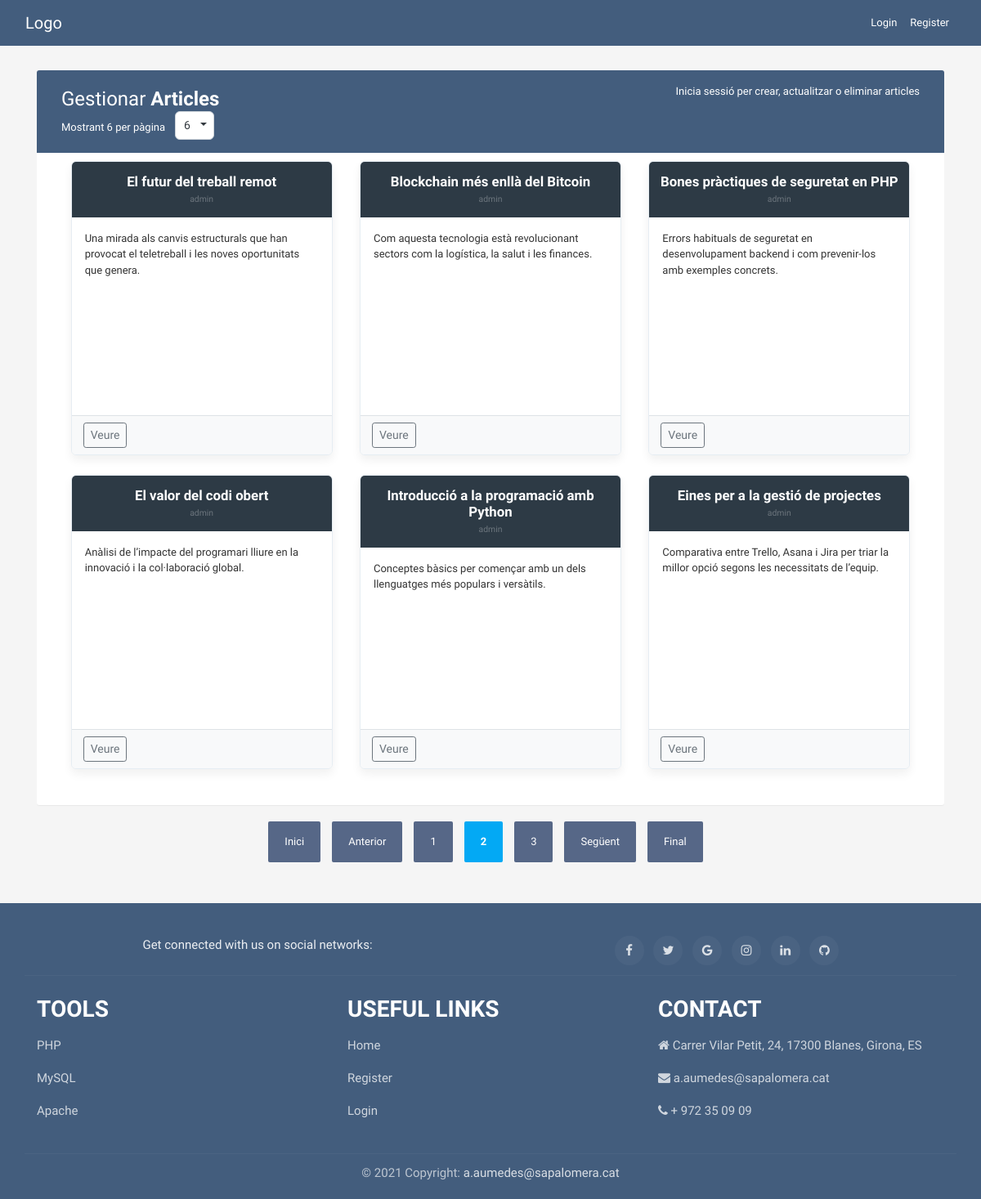
The app's page /?action=menu&per_page=6&page=2 with its own data.
### tables this page shows
CREATE TABLE `articles` (
  `id` int(11) NOT NULL,
  `user_id` int(11) DEFAULT NULL,
  `titol` varchar(255) NOT NULL,
  `cos` text NOT NULL,
  `data_creacio` timestamp NOT NULL DEFAULT current_timestamp(),
  `data_modificacio` timestamp NOT NULL DEFAULT current_timestamp() ON UPDATE current_timestamp()
);

CREATE TABLE IF NOT EXISTS `users` (
  `user_id` INT(11) NOT NULL AUTO_INCREMENT,
  `username` VARCHAR(100) NOT NULL,
  `email` VARCHAR(255) NOT NULL UNIQUE,
  `password_hash` VARCHAR(255) NOT NULL,
  `active` TINYINT(1) NOT NULL DEFAULT 1,
  `created_at` TIMESTAMP NOT NULL DEFAULT CURRENT_TIMESTAMP,
  PRIMARY KEY (`user_id`)
);

### public/index.php (called while the page is built, shortened)
<?php
require_once __DIR__ . '/../app/controlador/ArticleController.php';
$controller = new ArticleController();
$controller->handleRequest();
?>

### app/model/components/auth.php (called while the page is built, shortened)
<?php
function isLoggedIn(): bool {
    return false;
}

### app/model/database/database.php (called while the page is built, shortened)
<?php
class Database {
    private $host = '127.0.0.1';
    private $dbname = 'pt04_arnau_aumedes';
    private $username = 'root';
    private $password = '';
    private $charset = 'utf8mb4';
    private $pdo;
    private function connect() {
        $dsn = "mysql:host={$this->host};dbname={$this->dbname};charset={$this->charset}";
        $options = [
            PDO::ATTR_ERRMODE            => PDO::ERRMODE_EXCEPTION,
            PDO::ATTR_DEFAULT_FETCH_MODE => PDO::FETCH_ASSOC,
            PDO::ATTR_EMULATE_PREPARES   => false,
        ];
        try {
            $this->pdo = new PDO($dsn, $this->username, $this->password, $options);
        } catch (PDOException $e) {
            die('Error de connexió: ' . $e->getMessage());
        }
    }
    public function getConnection() {
        return $this->pdo;
    }
}
?>

### app/model/dao/ArticleDAO.php (called while the page is built, shortened)
<?php
require_once __DIR__ . '/../entities/Article.php';
class ArticleDAO extends Article
{
    private $db;
    public function __construct(PDO $db)
    {
        $this->db = $db;
    }
    public function countAll()
    {
        $stmt = $this->db->query("SELECT COUNT(*) FROM articles");
        return $stmt->fetchColumn();
    }
    public function findPage($limit, $offset)
    {
        $stmt = $this->db->prepare("SELECT a.*, u.username AS author_username FROM articles a LEFT JOIN users u ON a.user_id = u.user_id ORDER BY a.id ASC LIMIT :limit OFFSET :offset");
        $stmt->bindValue(':limit', (int)$limit, PDO::PARAM_INT);
        $stmt->bindValue(':offset', (int)$offset, PDO::PARAM_INT);
        $stmt->execute();
        $rows = $stmt->fetchAll(PDO::FETCH_ASSOC);
        $articles = [];
        foreach ($rows as $row) {
            $article = new Article($row['user_id'], $row['titol'], $row['cos']);
            $article->setId($row['id']);
            if (isset($row['author_username'])) $article->setAuthorName($row['author_username']);
            $articles[] = $article;
        }
        return $articles;
    }
}
?>

### app/model/entities/Article.php (called while the page is built, shortened)
<?php
class Article
{
    public $id;
    private $author_name;
    private $titol;
    private $cos;
    public function __construct($user_id, $titol, $cos)
    {
        $this->titol = $titol;
        $this->cos = $cos;
        $this->author_name = null;
    }
    public function getId()
    {
        return $this->id;
    }
    public function getAuthorName()
    {
        return $this->author_name;
    }
    public function getTitol()
    {
        return $this->titol;
    }
    public function getCos()
    {
        return $this->cos;
    }
    public function setId($id)
    {
        $this->id = $id;
    }
    public function setAuthorName($name)
    {
        $this->author_name = $name;
    }
}
?>

### app/vista/menu.php (the view, shortened to what this page needs)
<!DOCTYPE html>
<html lang="ca">
<head>
    <link rel="stylesheet" href="https://stackpath.bootstrapcdn.com/bootstrap/4.5.0/css/bootstrap.min.css">
    <link rel="stylesheet" href="https://maxcdn.bootstrapcdn.com/font-awesome/4.7.0/css/font-awesome.min.css">
    <link rel="stylesheet" href="/practicas/Pràctica 03 - Paginació/public/css/style.css">
</head>
<body>
    <header>
        <?php
        require_once __DIR__ . '/../globals/header.php';
        ?>
    </header>
    <div class="container-xl">
        <div class="table-responsive">
            <div class="table-wrapper">
                <div class="table-title">
                    <div class="row">
                        <div class="col-sm-6">
                            <h2>Gestionar <b>Articles</b></h2>
                            <form id="perPageForm" method="GET" class="form-inline" style="display:inline-block;">
                                <div class="hint-text">Mostrant <?php echo isset($perPage) ? $perPage : 5; ?> per pàgina
                                </div>
                                <select name="per_page" id="per_page"
                                    onchange="document.getElementById('perPageForm').submit()">
                                    <?php
                                        $options = [1, 6, 12, 22];
                                        $currentPerPage = $perPage ?? 6;
                                        foreach ($options as $option) {
                                            $selected = ($option == $currentPerPage) ? 'selected' : '';
                                            echo "<option value=\"$option\" $selected>$option</option>";
                                        }
                                        ?>
                                </select>
                            </form>
                        </div>
                        <div class="col-sm-6">
                            <?php
                            require_once __DIR__ . '/../model/components/auth.php';
                            if (isLoggedIn()):
                            ?>
                                <a href="?action=create" data-toggle="tooltip" title="Crear" class="btn btn-success"><i
                                        class="material-icons">&#xE147;</i>
                                    <span>Crear</span></a>
                                <a href="?action=update" data-toggle="tooltip" title="Actualitzar Article"
                                   class="btn btn-warning"><i class="material-icons">&#xE254;</i>
                                    <span>Actualitzar</span></a>
                                <a href="/practicas/Pràctica 03 - Paginació/app/vista/delete.php" data-toggle="tooltip"
                                   title="Eliminar Article" class="btn btn-danger"><i class="material-icons">&#xE15C;</i>
                                    <span>Eliminar</span></a>
                            <?php else: ?>
                                <div class="text-right">
                                    <span class="text-white">Inicia sessió per crear, actualitzar o eliminar articles</span>
                                </div>
                            <?php endif; ?>
                        </div>
                    </div>
                </div>
                <div id="articles-list" class="container-fluid">
                    <?php if (isset($error_message)): ?>
                        <div class="alert alert-danger"><?php echo htmlspecialchars($error_message); ?></div>
                    <?php elseif (empty($articles)): ?>
                        <div class="alert alert-info">No hi ha articles per mostrar.</div>
                    <?php else: ?>
                        <div class="row">
                            <?php foreach ($articles as $article): ?>
                                <div class="col-12 col-md-6 col-lg-4 mb-4">
                                    <div class="article-card">
                                        <div class="article-card-header text-center">
                                            <h5 class="mb-1 article-title"><?php echo htmlspecialchars($article->getTitol()); ?></h5>
                                            <div class="article-meta small text-muted"><?php echo htmlspecialchars($article->getAuthorName() ?? $article->getUserId()); ?></div>
                                        </div>
                                        <div class="article-body p-3">
                                            <p class="mb-2 text-truncate-3"><?php echo nl2br(htmlspecialchars($article->getCos())); ?></p>
                                        </div>
                                        <div class="article-actions border-top p-2 d-flex justify-content-between">
                                            <div>
                                                <a href="?action=view&id=<?php echo urlencode($article->getId()); ?>" class="btn btn-sm btn-outline-secondary">Veure</a>
                                            </div>
                                        </div>
                                    </div>
                                </div>
                            <?php endforeach; ?>
                        </div>
                    <?php endif; ?>
                </div>
            </div>
            <div class="paginacion">
                <div id="pagination-controls" class="clearfix">
                    <ul class="pagination">
                        <?php
                        $currentPage = $currentPage ?? 1;
                        $totalPages = $totalPages ?? 1;
                        $perPage = $perPage ?? 6;
                        $prev = max(1, $currentPage - 1);
                        $next = min($totalPages, $currentPage + 1);
                        $baseParams = 'action=menu&per_page=' . $perPage;
                        $firstDisabled = ($currentPage <= 1) ? 'disabled' : '';
                        ?>
                        <li class="page-item <?php echo $firstDisabled; ?>">
                            <a class="page-link"
                                href="<?php echo ($currentPage > 1) ? '?' . $baseParams . '&page=1' : '#'; ?>">Inici</a>
                        </li>
                        <li class="page-item <?php echo ($currentPage <= 1) ? 'disabled' : ''; ?>">
                            <a class="page-link"
                                href="<?php echo ($currentPage > 1) ? '?' . $baseParams . '&page=' . $prev : '#'; ?>">Anterior</a>
                        </li>
                        <?php
                        $maxLinks = 5;
                        if ($totalPages <= $maxLinks) {
                            $start = 1;
                            $end = $totalPages;
                        }
                        for ($p = $start; $p <= $end; $p++) {
                            $active = ($p == $currentPage) ? 'active' : '';
                            echo '<li class="page-item ' . $active . '"><a class="page-link" href="' . (($p == $currentPage) ? '#' : '?' . $baseParams . '&page=' . $p) . '">' . $p . '</a></li>';
                        }
                        ?>
                        <li class="page-item <?php echo ($currentPage >= $totalPages) ? 'disabled' : ''; ?>">
                            <a class="page-link"
                                href="<?php echo ($currentPage < $totalPages) ? '?' . $baseParams . '&page=' . $next : '#'; ?>">Següent</a>
                        </li>
                        <li class="page-item <?php echo ($currentPage >= $totalPages) ? 'disabled' : ''; ?>">
                            <a class="page-link"
                                href="<?php echo ($currentPage < $totalPages) ? '?' . $baseParams . '&page=' . $totalPages : '#'; ?>">Final</a>
                        </li>
                    </ul>
                </div>
            </div>
        </div>
    </div>
</body>
<footer>
    <?php
    require_once __DIR__ . '/../globals/footer.php';
    ?>
</footer>
</html>

### public/css/style.css (style rules this page uses)
body { color: #566787; background: #f5f5f5; font-family: "Varela Round", sans-serif; font-size: 13px; }
.table-responsive { margin: 30px 0; }
.table-wrapper { background: #fff; padding: 20px 25px; border-radius: 3px; min-width: 1000px; box-shadow: 0 1px 1px rgba(0, 0, 0, 0.05); }
.table-title { padding-bottom: 15px; background: #435d7d; color: #fff; padding: 16px 30px; min-width: 100%; margin: -20px -25px 10px; border-radius: 3px 3px 0 0; }
.table-title h2 { margin: 5px 0 0; font-size: 24px; }
.pagination { float: right; margin: 0 0 5px; }
.pagination li a { border: none; font-size: 13px; min-width: 30px; min-height: 30px; color: #999; margin: 0 2px; line-height: 30px; border-radius: 2px !important; text-align: center; padding: 0 6px; }
.pagination li.active a, .pagination li.active a.page-link { background: #03a9f4; }
.hint-text { float: left; margin-top: 10px; font-size: 13px; }
.paginacion { margin: 20px 0; display: flex; justify-content: center; align-items: center; gap: 10px; flex-wrap: wrap; }
.paginacion ul { list-style: none; padding: 0; margin: 0; display: inline-flex; align-items: center; }
.paginacion ul li { display: inline-block; margin-right: 10px; }
.paginacion ul li a { display: block; padding: 10px 20px; color: #fff; background: #566787; text-decoration: none; border-radius: 4px; }
.paginacion ul li .active, .paginacion ul li.active a { background: #037e8c; font-weight: bold; }
#per_page { -webkit-appearance: none; -moz-appearance: none; appearance: none; background: #ffffff; color: #343a40; border: 1px solid #ced4da; padding: 6px 10px; font-size: 14px; border-radius: 6px; min-width: 48px; height: auto; box-shadow: none; transition: border-color 0.12s ease, box-shadow 0.12s ease; cursor: pointer; background-repeat: no-repeat; background-position: right 8px center; background-size: 8px 8px; margin-left: 12px; }
#per_page option { color: #343a40; background: #fff; }
.article-card { background: #ffffff; border-radius: 6px; box-shadow: 0 6px 12px rgba(0,0,0,0.06); overflow: hidden; display: flex; flex-direction: column; width: 320px; height: 360px; border: 1px solid #e6edf3; margin-left: auto; margin-right: auto; }
.article-card-header { background: #2d3a45; color: #fff; padding: 14px 12px; }
.article-title { color: #fff; font-weight:600; font-size:1.05rem; }
.article-meta { color: rgba(255,255,255,0.85); }
.article-body { flex: 1 1 auto; overflow: hidden; }
.article-body p { color: #333; margin:0; }
.article-actions { background: #f8f9fa; }
.article-actions { align-self: stretch; }
.article-actions .btn { margin-left: 6px; }
.text-truncate-3 { display: -webkit-box; -webkit-line-clamp: 3; -webkit-box-orient: vertical; overflow: hidden; }
.text-truncate-3 { display: -webkit-box; -webkit-line-clamp: 4; -webkit-box-orient: vertical; overflow: hidden; }

### records on screen
articles: titol "El futur del treball remot", user.username "admin", cos "Una mirada als canvis estructurals que han provocat el teletreball i les noves oportunitats que genera."
articles: titol "Blockchain més enllà del Bitcoin", user.username "admin", cos "Com aquesta tecnologia està revolucionant sectors com la logística, la salut i les finances."
articles: titol "Bones pràctiques de seguretat en PHP", user.username "admin", cos "Errors habituals de seguretat en desenvolupament backend i com prevenir-los amb exemples concrets."
articles: titol "El valor del codi obert", user.username "admin", cos "Anàlisi de l’impacte del programari lliure en la innovació i la col·laboració global."
articles: titol "Introducció a la programació amb Python", user.username "admin", cos "Conceptes bàsics per començar amb un dels llenguatges més populars i versàtils."
articles: titol "Eines per a la gestió de projectes", user.username "admin", cos "Comparativa entre Trello, Asana i Jira per triar la millor opció segons les necessitats de l’equip."

### other values on screen
$perPage "6"
form field per_page "6"
